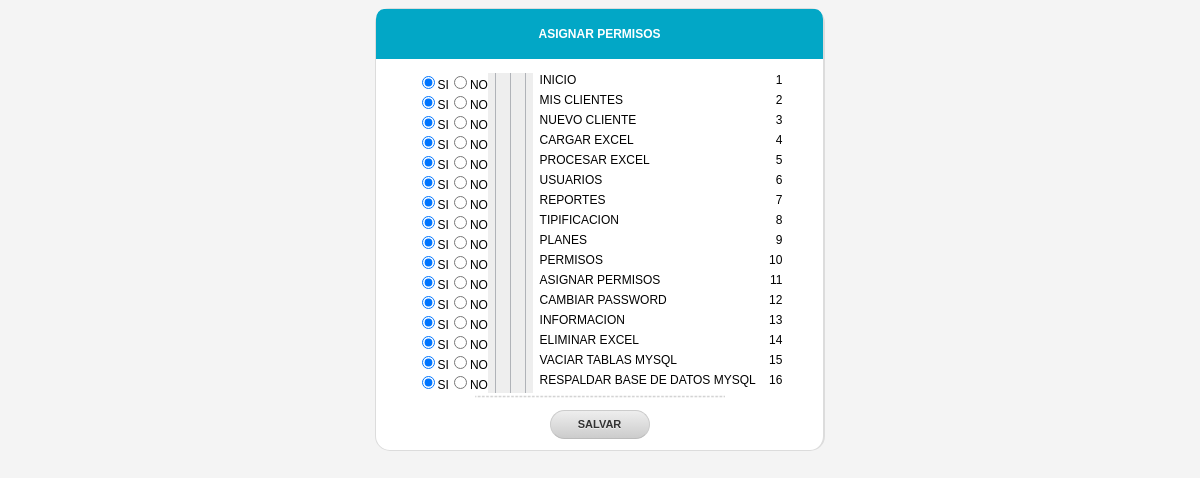
Screenshot of /ListarPermisos.php?a=1 (signed in) with the database file from the repository.
### tables this page shows
CREATE TABLE `catalogos` (
  `ID` int(11) NOT NULL AUTO_INCREMENT,
  `DESCRIPCION` varchar(50) NOT NULL,
  `ESTATUS` int(11) NOT NULL DEFAULT '0',
  PRIMARY KEY (`ID`)
);

### ListarPermisos.php (the view, shortened to what this page needs)
<?php
	include('Conexion_Abrir.php');
	include('DibujaVentana.php');
	Cabecera("ASIGNAR PERMISOS");
	$boton		= "salvar";
	$javascript = "";
	$Id	= $_GET['a'];
?>
<form name="" method="post" action="Configuracion/GuardarPermisosUsuarios.php" >
<table class="distabla" align="center" border="0" cellspacing="0" cellpadding="0">
<tbody>
<?php
	$permisos = "SELECT * FROM catalogos order by ID";
	$rs		  = mysql_query($permisos,$conexion);
	if(mysql_num_rows($rs)){
		while($row = mysql_fetch_assoc($rs)){
			echo '<tr nowrap="" height="15" valign="baseline">';
		    echo '<td nowrap="" height="15" valign="top">';
			$check1="";
			$check11="";
			$permiso = PermisoActivo($Id,$row['ID']);
			if($permiso==1){
			 $check1 = 'checked';
			}
			echo '<input '.$check1.' checked name="permiso[]'.$row['ID'].'" type="radio"  value="'.$Id.'|'.$row['ID'].'|1">SI';
			echo '<input '.$check11.' name="permiso[]'.$row['ID'].'" type="radio" value="'.$Id.'|'.$row['ID'].'|0">NO';
			echo '</td>';
			echo '<td nowrap="" valign="top" height="15"> ';
			echo '<img valign="top" src="imagenes/DOWN0.jpg">';
			echo '<img valign="top" src="imagenes/DOWN0.jpg">';
			echo '<img valign="top" src="imagenes/DOWN0.jpg">&nbsp;&nbsp;'.$row['DESCRIPCION'].'</td>';
			echo '<td nowrap="" height="15" align="right">&nbsp;&nbsp;&nbsp;&nbsp;'.$row['ID'].'</td>';
			echo '</tr>';
		}
	}
function PermisoActivo($usuario,$proteccion){
	global $conexion;
	$sql = "SELECT ESTATUS FROM accesousuarios  WHERE USUARIO=".$usuario." AND PROTECCION=".$proteccion." LIMIT 1";
	$rs  = mysql_query($sql,$conexion);
	if(mysql_num_rows($rs)== 0){
		return 0;
	}else{
		$row = mysql_fetch_assoc($rs);
		$estatus = $row['ESTATUS'];
		return $estatus;
	}
}
?>
</tbody>
</table>
<?php Pie($boton,$javascript); ?>

### DibujaVentana.php (shortened to what this page needs)
<?php
	function Cabecera($titulo){
?>
<!DOCTYPE html PUBLIC "-//W3C//DTD XHTML 1.0 Transitional//EN"
"http://www.w3.org/TR/xhtml1/DTD/xhtml1-transitional.dtd">
<html xmlns="http://www.w3.org/1999/xhtml">
<head>
<link href="css/Estilo.css" rel="stylesheet" type="text/css"/>
</head>
<body style="background-image: url(imagenes/Fondo.jpg);">
<center>
<table width='450' border='0' class='ventanas' cellspacing='0' cellpadding='0'>
<tr>
	<td colspan='3' class='tabla_ventanas' height='10' colspan='3' align='center'><?php echo strtoupper($titulo); ?></td>
</tr>
<tr><td colspan=3><br/></td></tr>
<tr>
<td colspan='3'>
<?php
	}
	function Pie($boton,$javascript){
?>
</td>
</tr>
<tr>
<td colspan=3 align='center'><img src='imagenes/HRline200.png' width='250'></td>
</tr>
<tr>
<td height='50' colspan=3 align='center'><button class="clean-gray" onclick="<?php echo $javascript; ?>"> <?php echo strtoupper($boton); ?> </button></td>
</tr>
</table>
</center>
</body>
</html>
<?php
	}
	?>

### css/Estilo.css (style rules this page uses)
.tabla_ventanas { color: #ffffff; height:50px; border-right : #DCDCDC 0px solid; border-top : #DCDCDC 0px solid; border-bottom: #DCDCDC 0px solid; border-left : #DCDCDC 0px solid; font-style: normal; font-family: Arial; font-weight: BOLD; font-size: 12px; background-color: #02a7c6; padding-right : 0px; padding-left : 0px; padding-top : 0px; padding-bottom: 0px; border-collapse:separate; border-spacing:0px 0px 0px 0px; border-top-left-radius: 8px 10px; border-top-right-radius:8px 10px; }
.ventanas { border-right : #DCDCDC 2px solid; border-top : #DCDCDC 1px solid; border-bottom: #DCDCDC 1px solid; border-left : #DCDCDC 1px solid; font-style: normal; font-family: Arial; font-weight: normal; font-size: 12px; background-color: #ffffff; padding-right : 0px; padding-left : 0px; padding-top : 0px; padding-bottom: 0px; border-collapse:separate; border-spacing:0px 0px 0px 0px; border-radius: 5px 0px 0px 0px; -moz-border-radius: 5px 30px 45px 60px; -webkit-border-radius: 15px; }
button.clean-gray { background-color: #eeeeee; background-image: -webkit-gradient(linear, left top, left bottom, color-stop(0%, #eeeeee), color-stop(100%, #cccccc)); background-image: -webkit-linear-gradient(top, #eeeeee, #cccccc); background-image: -moz-linear-gradient(top, #eeeeee, #cccccc); background-image: -ms-linear-gradient(top, #eeeeee, #cccccc); background-image: -o-linear-gradient(top, #eeeeee, #cccccc); background-image: linear-gradient(top, #eeeeee, #cccccc); border: 1px solid #ccc; border-bottom: 1px solid #bbb; border-radius: 18px; color: #333; font: bold 11px/1 "Lucida Grande", "Lucida Sans Unicode", "Lucida Sans", Geneva, Verdana, sans-serif; padding: 8px 0; text-align: center; text-shadow: 0 1px 0 #eee; width: 100px; }

### ListarPermisos.php (style rules this page uses)
.distabla td { border: 0px solid #CCCCCC; }

### rows the page displays
catalogos: DESCRIPCION "INICIO", ID "1"
catalogos: DESCRIPCION "MIS CLIENTES", ID "2"
catalogos: DESCRIPCION "NUEVO CLIENTE", ID "3"
catalogos: DESCRIPCION "CARGAR EXCEL", ID "4"
catalogos: DESCRIPCION "PROCESAR EXCEL", ID "5"
catalogos: DESCRIPCION "USUARIOS", ID "6"
catalogos: DESCRIPCION "REPORTES", ID "7"
catalogos: DESCRIPCION "TIPIFICACION", ID "8"
catalogos: DESCRIPCION "PLANES", ID "9"
catalogos: DESCRIPCION "PERMISOS", ID "10"
catalogos: DESCRIPCION "ASIGNAR PERMISOS", ID "11"
catalogos: DESCRIPCION "CAMBIAR PASSWORD", ID "12"
catalogos: DESCRIPCION "INFORMACION", ID "13"
catalogos: DESCRIPCION "ELIMINAR EXCEL", ID "14"
catalogos: DESCRIPCION "VACIAR TABLAS MYSQL", ID "15"
catalogos: DESCRIPCION "RESPALDAR BASE DE DATOS MYSQL", ID "16"

### other values shown
$titulo "ASIGNAR PERMISOS"
$boton "SALVAR"
